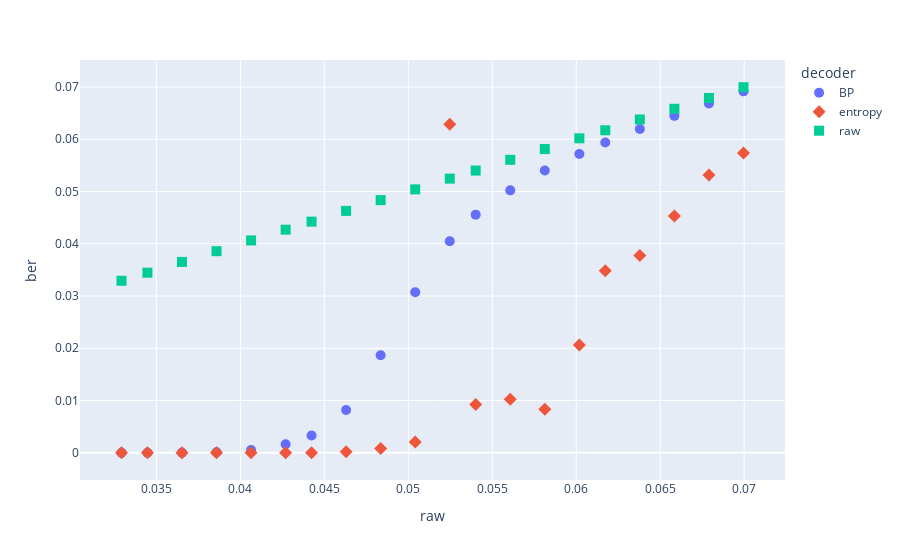
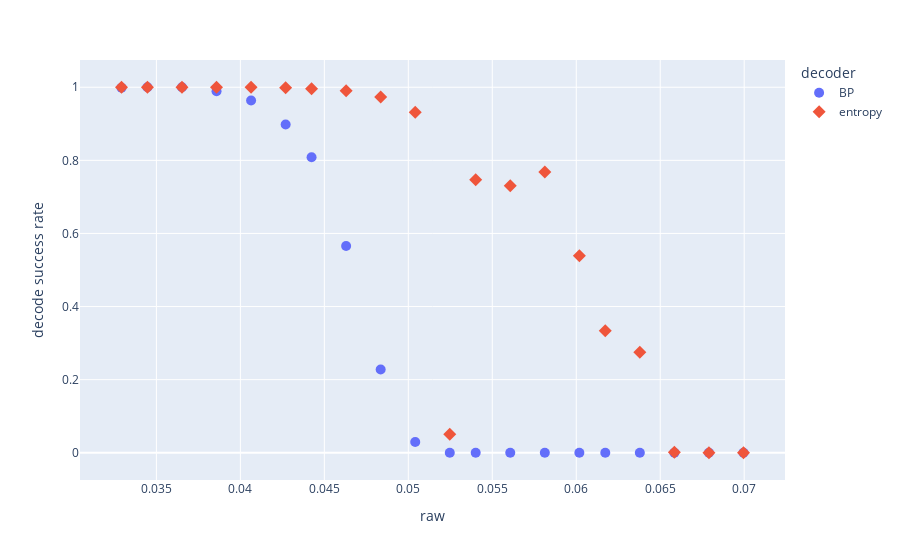

Notebook source saved alongside these figures, in order:
### Code cell
import plotly.express as px
fig = px.scatter(good_ber_df_m, y="ber", color="decoder", symbol="decoder")
fig.update_traces(marker_size=10)
fig.show()
fig = px.scatter(good_decoding_df_m, y="decode success rate", color="decoder", symbol="decoder")
fig.update_traces(marker_size=10)
fig.show()

### Figure 1 — Plotly figure (JSON) as saved in the notebook; plotly's stock layout.template omitted (floating-point values rounded to 4 significant figures)
{"data": [{"hovertemplate": "decoder=BP<br>raw=%{x}<br>ber=%{y}<extra></extra>", "legendgroup": "BP", "marker": {"color": "#636efa", "symbol": "circle", "size": 10}, "mode": "markers", "name": "BP", "orientation": "v", "showlegend": true, "x": [0.03292, 0.03447, 0.03652, 0.03858, 0.04064, 0.0427, 0.04424, 0.0463, 0.04835, 0.05041, 0.05247, 0.05401, 0.05607, 0.05813, 0.06019, 0.06173, 0.06379, 0.06584, 0.0679, 0.06996], "xaxis": "x", "y": [6.466e-06, 0.0, 0.0, 9.914e-05, 0.0005302, 0.001621, 0.003289, 0.008173, 0.01867, 0.03072, 0.04049, 0.04558, 0.05022, 0.05401, 0.05719, 0.05938, 0.06197, 0.06449, 0.06687, 0.06917], "yaxis": "y", "type": "scatter"}, {"hovertemplate": "decoder=entropy<br>raw=%{x}<br>ber=%{y}<extra></extra>", "legendgroup": "entropy", "marker": {"color": "#EF553B", "symbol": "diamond", "size": 10}, "mode": "markers", "name": "entropy", "orientation": "v", "showlegend": true, "x": [0.03292, 0.03447, 0.03652, 0.03858, 0.04064, 0.0427, 0.04424, 0.0463, 0.04835, 0.05041, 0.05247, 0.05401, 0.05607, 0.05813, 0.06019, 0.06173, 0.06379, 0.06584, 0.0679, 0.06996], "xaxis": "x", "y": [0.0, 0.0, 0.0, 0.0, 0.0, 1.006e-05, 1.293e-05, 0.0001753, 0.0008039, 0.002079, 0.06287, 0.009258, 0.01026, 0.008327, 0.02064, 0.03483, 0.03778, 0.04534, 0.05317, 0.0574], "yaxis": "y", "type": "scatter"}, {"hovertemplate": "decoder=raw<br>raw=%{x}<br>ber=%{y}<extra></extra>", "legendgroup": "raw", "marker": {"color": "#00cc96", "symbol": "square", "size": 10}, "mode": "markers", "name": "raw", "orientation": "v", "showlegend": true, "x": [0.03292, 0.03447, 0.03652, 0.03858, 0.04064, 0.0427, 0.04424, 0.0463, 0.04835, 0.05041, 0.05247, 0.05401, 0.05607, 0.05813, 0.06019, 0.06173, 0.06379, 0.06584, 0.0679, 0.06996], "xaxis": "x", "y": [0.03292, 0.03447, 0.03652, 0.03858, 0.04064, 0.0427, 0.04424, 0.0463, 0.04835, 0.05041, 0.05247, 0.05401, 0.05607, 0.05813, 0.06019, 0.06173, 0.06379, 0.06584, 0.0679, 0.06996], "yaxis": "y", "type": "scatter"}], "layout": {"xaxis": {"anchor": "y", "domain": [0.0, 1.0], "title": {"text": "raw"}}, "yaxis": {"anchor": "x", "domain": [0.0, 1.0], "title": {"text": "ber"}}, "legend": {"title": {"text": "decoder"}, "tracegroupgap": 0}, "margin": {"t": 60}}}

### Figure 2 — Plotly figure (JSON) as saved in the notebook; plotly's stock layout.template omitted (floating-point values rounded to 4 significant figures)
{"data": [{"hovertemplate": "decoder=BP<br>raw=%{x}<br>decode success rate=%{y}<extra></extra>", "legendgroup": "BP", "marker": {"color": "#636efa", "symbol": "circle", "size": 10}, "mode": "markers", "name": "BP", "orientation": "v", "showlegend": true, "x": [0.03292, 0.03447, 0.03652, 0.03858, 0.04064, 0.0427, 0.04424, 0.0463, 0.04835, 0.05041, 0.05247, 0.05401, 0.05607, 0.05813, 0.06019, 0.06173, 0.06379, 0.06584, 0.0679, 0.06996], "xaxis": "x", "y": [0.9986, 1.0, 1.0, 0.9888, 0.9637, 0.898, 0.8087, 0.5656, 0.2277, 0.02933, 0.0, 0.0, 0.0, 0.0, 0.0, 0.0, 0.0, 0.0, 0.0, 0.0], "yaxis": "y", "type": "scatter"}, {"hovertemplate": "decoder=entropy<br>raw=%{x}<br>decode success rate=%{y}<extra></extra>", "legendgroup": "entropy", "marker": {"color": "#EF553B", "symbol": "diamond", "size": 10}, "mode": "markers", "name": "entropy", "orientation": "v", "showlegend": true, "x": [0.03292, 0.03447, 0.03652, 0.03858, 0.04064, 0.0427, 0.04424, 0.0463, 0.04835, 0.05041, 0.05247, 0.05401, 0.05607, 0.05813, 0.06019, 0.06173, 0.06379, 0.06584, 0.0679, 0.06996], "xaxis": "x", "y": [1.0, 1.0, 1.0, 1.0, 1.0, 0.9986, 0.9958, 0.9902, 0.9735, 0.9316, 0.05028, 0.7472, 0.7304, 0.7682, 0.5391, 0.3338, 0.2751, 0.001397, 0.0, 0.0], "yaxis": "y", "type": "scatter"}], "layout": {"xaxis": {"anchor": "y", "domain": [0.0, 1.0], "title": {"text": "raw"}}, "yaxis": {"anchor": "x", "domain": [0.0, 1.0], "title": {"text": "decode success rate"}}, "legend": {"title": {"text": "decoder"}, "tracegroupgap": 0}, "margin": {"t": 60}}}
